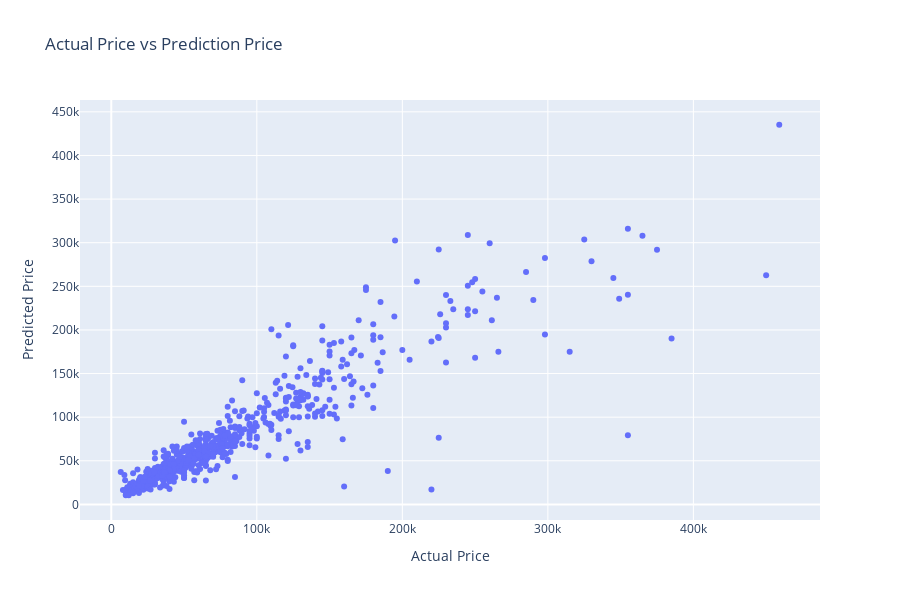

Notebook code cell kept with this figure:
### Markdown cell above
**Comparison Between Predicted and Actual Price Predict on Test Set**

### Code cell
fig=px.scatter(x=y_test, y=y_pred_xgb_tuning,height=600,
                labels={
                     "y":"Predicted Price",
                     "x":"Actual Price",
                 },
                title="Actual Price vs Prediction Price"
)
fig.show()

### Figure 1 — Plotly figure (JSON) as saved in the notebook; plotly's stock layout.template omitted (floating-point values rounded to 4 significant figures; data arrays with more than 128 entries replaced by an {"elided": "..."} marker saying what was removed)
{"data": [{"hovertemplate": "Actual Price=%{x}<br>Predicted Price=%{y}<extra></extra>", "legendgroup": "", "marker": {"color": "#636efa", "symbol": "circle"}, "mode": "markers", "name": "", "orientation": "v", "showlegend": false, "type": "scatter", "x": {"elided": "728 int values"}, "xaxis": "x", "y": {"elided": "728 float values"}, "yaxis": "y"}], "layout": {"height": 600, "legend": {"tracegroupgap": 0}, "title": {"text": "Actual Price vs Prediction Price"}, "xaxis": {"anchor": "y", "domain": [0, 1], "title": {"text": "Actual Price"}}, "yaxis": {"anchor": "x", "domain": [0, 1], "title": {"text": "Predicted Price"}}}}
